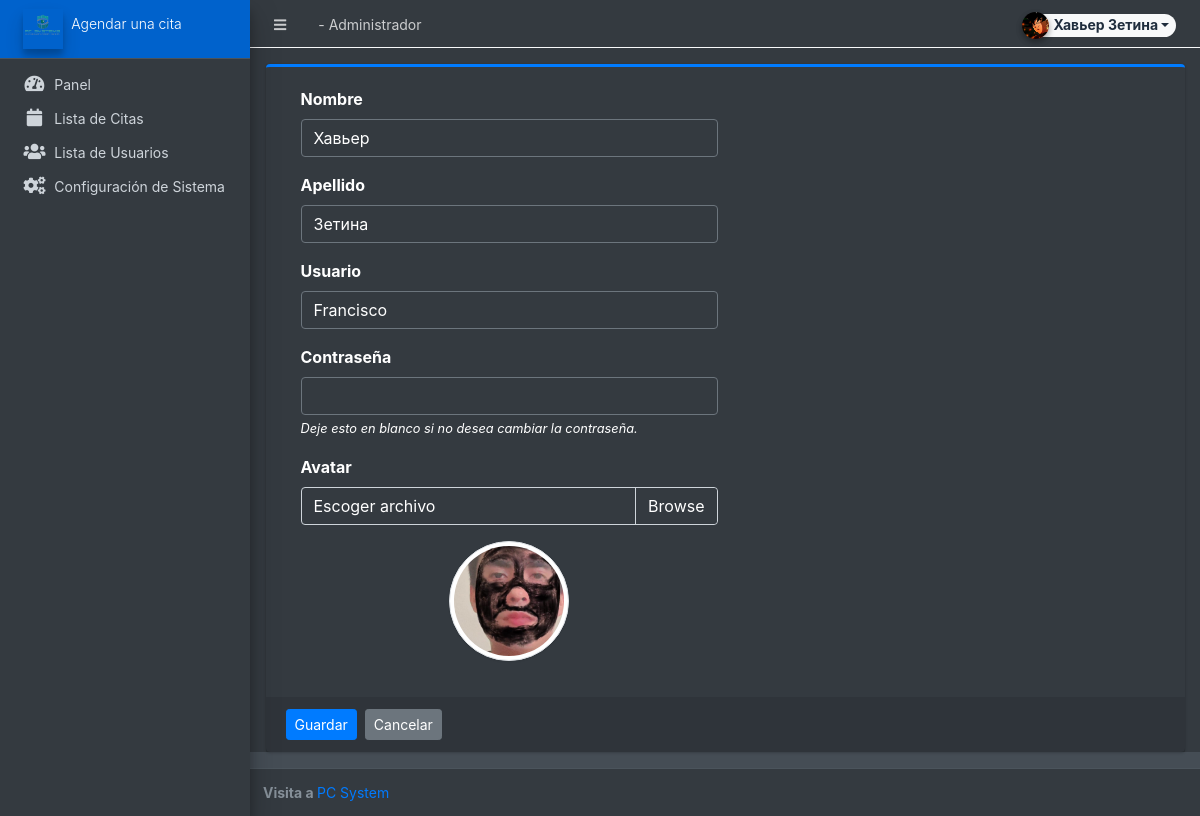
Screenshot of /admin/?page=user/manage_user&id=7 (signed in) with the database file from the repository.
### tables this page shows
CREATE TABLE `users` (
  `id` int(50) NOT NULL,
  `firstname` varchar(250) NOT NULL,
  `lastname` varchar(250) NOT NULL,
  `username` text NOT NULL,
  `password` text NOT NULL,
  `avatar` text DEFAULT NULL,
  `last_login` datetime DEFAULT NULL,
  `type` tinyint(1) NOT NULL DEFAULT 0,
  `date_added` datetime NOT NULL DEFAULT current_timestamp(),
  `date_updated` datetime DEFAULT NULL ON UPDATE current_timestamp()
);

### config.php (called while the page is built, shortened)
<?php
function validate_image($file){
	if(!empty($file)){
		if(is_file(base_app.$file)){
			return base_url.$file;
		}else{
			return base_url.'dist/img/no-image-available.png';
		}
	}else{
		return base_url.'dist/img/no-image-available.png';
	}
}
?>

### admin/user/manage_user.php (the view, shortened to what this page needs)
<?php
if(isset($_GET['id']) && $_GET['id'] > 0){
    $user = $conn->query("SELECT * FROM users where id ='{$_GET['id']}'");
    foreach($user->fetch_array() as $k =>$v){
        $meta[$k] = $v;
    }
}
?>
<div class="card card-outline card-primary">
	<div class="card-body">
		<div class="container-fluid">
			<form action="" id="manage-user">
				<div class="form-group col-6">
					<label for="name">Nombre</label>
					<input type="text" name="firstname" id="firstname" class="form-control" value="<?php echo isset($meta['firstname']) ? $meta['firstname']: '' ?>" required>
				</div>
				<div class="form-group col-6">
					<label for="name">Apellido</label>
					<input type="text" name="lastname" id="lastname" class="form-control" value="<?php echo isset($meta['lastname']) ? $meta['lastname']: '' ?>" required>
				</div>
				<div class="form-group col-6">
					<label for="username">Usuario</label>
					<input type="text" name="username" id="username" class="form-control" value="<?php echo isset($meta['username']) ? $meta['username']: '' ?>" required  autocomplete="off">
				</div>
				<div class="form-group col-6">
					<label for="password">Contraseña</label>
					<input type="password" name="password" id="password" class="form-control" value="" autocomplete="off" <?php echo isset($meta['id']) ? "": 'required' ?>>
                    <?php if(isset($_GET['id'])): ?>
					<small><i>Deje esto en blanco si no desea cambiar la contraseña.</i></small>
                    <?php endif; ?>
				</div>
				<div class="form-group col-6">
					<label for="" class="control-label">Avatar</label>
					<div class="custom-file">
		              <label class="custom-file-label" for="customFile">Escoger archivo</label>
		            </div>
				</div>
				<div class="form-group col-6 d-flex justify-content-center">
					<img src="<?php echo validate_image(isset($meta['avatar']) ? $meta['avatar'] :'') ?>" alt="" id="cimg" class="img-fluid img-thumbnail">
				</div>
			</form>
		</div>
	</div>
	<div class="card-footer">
			<div class="col-md-12">
				<div class="row">
					<button class="btn btn-sm btn-primary mr-2" form="manage-user">Guardar</button>
					<a class="btn btn-sm btn-secondary" href="./?page=user/list">Cancelar</a>
				</div>
			</div>
		</div>
</div>

### admin/user/manage_user.php (style rules this page uses)
img#cimg { height: 15vh; width: 15vh; object-fit: cover; border-radius: 100% 100%; }

### rows the page displays
users: firstname "Хавьер", lastname "Зетина", username "Francisco", avatar (picture)

### other values shown
$_settings->userdata('firstname').' '.$_settings->userdata('lastname') "Хавьер Зетина"
$_settings->info('short_name') "Agendar una cita"
